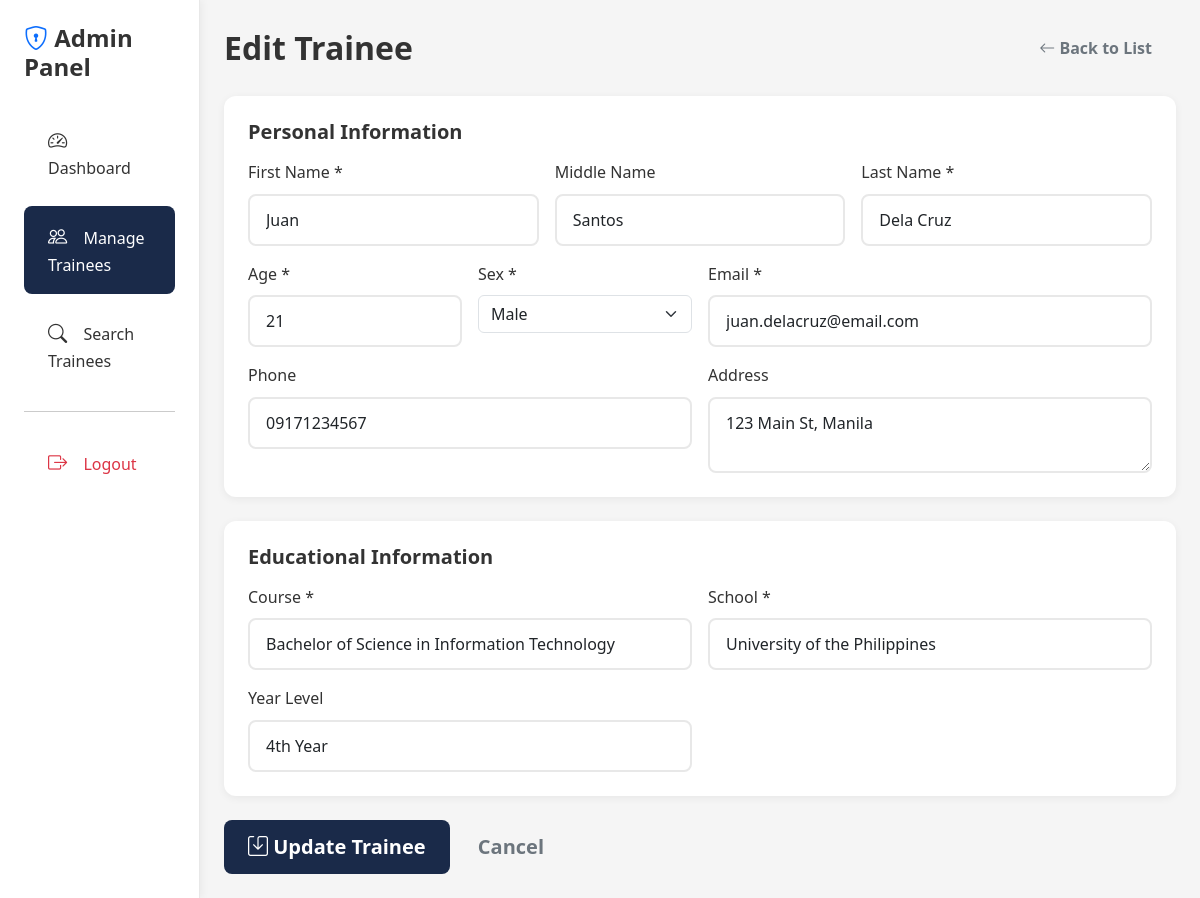
The app's page /admin/edit_trainee.php?id=1 (signed in) with its own data.
### tables this page shows
CREATE TABLE IF NOT EXISTS `trainees` (
  `id` int(11) NOT NULL AUTO_INCREMENT,
  `first_name` varchar(50) NOT NULL,
  `last_name` varchar(50) NOT NULL,
  `middle_name` varchar(50) DEFAULT NULL,
  `age` int(11) NOT NULL,
  `sex` enum('Male','Female') NOT NULL,
  `email` varchar(100) NOT NULL,
  `phone` varchar(20) DEFAULT NULL,
  `address` text DEFAULT NULL,
  `course` varchar(100) NOT NULL,
  `school` varchar(150) NOT NULL,
  `year_level` varchar(20) DEFAULT NULL,
  `created_at` timestamp NOT NULL DEFAULT CURRENT_TIMESTAMP,
  `updated_at` timestamp NOT NULL DEFAULT CURRENT_TIMESTAMP ON UPDATE CURRENT_TIMESTAMP,
  PRIMARY KEY (`id`),
  KEY `idx_name` (`last_name`, `first_name`),
  KEY `idx_course` (`course`),
  KEY `idx_school` (`school`)
);

### admin/edit_trainee.php (the view, shortened to what this page needs)
<?php
require_once '../includes/config.php';
$trainee_id = (int)$_GET['id'];
$stmt = mysqli_prepare($conn, "SELECT * FROM trainees WHERE id = ?");
mysqli_stmt_bind_param($stmt, "i", $trainee_id);
mysqli_stmt_execute($stmt);
$trainee = mysqli_fetch_assoc(mysqli_stmt_get_result($stmt));
?>
<!DOCTYPE html>
<html lang="en">
<head>
    <link href="https://cdn.jsdelivr.net/npm/bootstrap@5.3.0/dist/css/bootstrap.min.css" rel="stylesheet">
    <link rel="stylesheet" href="https://cdn.jsdelivr.net/npm/bootstrap-icons@1.11.0/font/bootstrap-icons.css">
    <link rel="stylesheet" href="../assets/css/style.css">
</head>
<body class="dashboard-page">
    <div class="container-fluid">
        <div class="row">
            <div class="col-md-3 col-lg-2 px-0 sidebar">
                <div class="p-4">
                    <h4 class="fw-bold mb-4">
                        <i class="bi bi-shield-lock text-primary"></i> Admin Panel
                    </h4>
                    <nav class="nav flex-column">
                        <a class="nav-link" href="index.php">
                            <i class="bi bi-speedometer2"></i> Dashboard
                        </a>
                        <a class="nav-link active" href="trainees.php">
                            <i class="bi bi-people"></i> Manage Trainees
                        </a>
                        <a class="nav-link" href="search.php">
                            <i class="bi bi-search"></i> Search Trainees
                        </a>
                        <hr>
                        <a class="nav-link text-danger" href="../logout.php">
                            <i class="bi bi-box-arrow-right"></i> Logout
                        </a>
                    </nav>
                </div>
            </div>
            <div class="col-md-9 col-lg-10 px-4 py-4">
                <div class="d-flex justify-content-between align-items-center mb-4">
                    <h2 class="fw-bold mb-0">Edit Trainee</h2>
                    <a href="trainees.php" class="btn btn-outline-secondary">
                        <i class="bi bi-arrow-left"></i> Back to List
                    </a>
                </div>
                <form method="POST" action="" class="needs-validation" novalidate>
                    <div class="row g-4">
                        <div class="col-12">
                            <div class="table-card">
                                <h5 class="fw-bold mb-3">Personal Information</h5>
                                <div class="row g-3">
                                    <div class="col-md-4">
                                        <label for="first_name" class="form-label">First Name *</label>
                                        <input type="text" class="form-control" id="first_name" name="first_name" value="<?php echo htmlspecialchars($trainee['first_name']); ?>" required>
                                    </div>
                                    <div class="col-md-4">
                                        <label for="middle_name" class="form-label">Middle Name</label>
                                        <input type="text" class="form-control" id="middle_name" name="middle_name" value="<?php echo htmlspecialchars($trainee['middle_name'] ?? ''); ?>">
                                    </div>
                                    <div class="col-md-4">
                                        <label for="last_name" class="form-label">Last Name *</label>
                                        <input type="text" class="form-control" id="last_name" name="last_name" value="<?php echo htmlspecialchars($trainee['last_name']); ?>" required>
                                    </div>
                                    <div class="col-md-3">
                                        <label for="age" class="form-label">Age *</label>
                                        <input type="number" class="form-control" id="age" name="age" min="16" max="100" value="<?php echo $trainee['age']; ?>" required>
                                    </div>
                                    <div class="col-md-3">
                                        <label for="sex" class="form-label">Sex *</label>
                                        <select class="form-select" id="sex" name="sex" required>
                                            <option value="Male" <?php echo $trainee['sex'] === 'Male' ? 'selected' : ''; ?>>Male</option>
                                        </select>
                                    </div>
                                    <div class="col-md-6">
                                        <label for="email" class="form-label">Email *</label>
                                        <input type="email" class="form-control" id="email" name="email" value="<?php echo htmlspecialchars($trainee['email']); ?>" required>
                                    </div>
                                    <div class="col-md-6">
                                        <label for="phone" class="form-label">Phone</label>
                                        <input type="tel" class="form-control" id="phone" name="phone" value="<?php echo htmlspecialchars($trainee['phone'] ?? ''); ?>">
                                    </div>
                                    <div class="col-md-6">
                                        <label for="address" class="form-label">Address</label>
                                        <textarea class="form-control" id="address" name="address" rows="2"><?php echo htmlspecialchars($trainee['address'] ?? ''); ?></textarea>
                                    </div>
                                </div>
                            </div>
                        </div>
                        <div class="col-12">
                            <div class="table-card">
                                <h5 class="fw-bold mb-3">Educational Information</h5>
                                <div class="row g-3">
                                    <div class="col-md-6">
                                        <label for="course" class="form-label">Course *</label>
                                        <input type="text" class="form-control" id="course" name="course" value="<?php echo htmlspecialchars($trainee['course']); ?>" required>
                                    </div>
                                    <div class="col-md-6">
                                        <label for="school" class="form-label">School *</label>
                                        <input type="text" class="form-control" id="school" name="school" value="<?php echo htmlspecialchars($trainee['school']); ?>" required>
                                    </div>
                                    <div class="col-md-6">
                                        <label for="year_level" class="form-label">Year Level</label>
                                        <input type="text" class="form-control" id="year_level" name="year_level" value="<?php echo htmlspecialchars($trainee['year_level'] ?? ''); ?>">
                                    </div>
                                </div>
                            </div>
                        </div>
                        <div class="col-12">
                            <button type="submit" class="btn btn-primary btn-lg">
                                <i class="bi bi-save"></i> Update Trainee
                            </button>
                            <a href="trainees.php" class="btn btn-outline-secondary btn-lg">Cancel</a>
                        </div>
                    </div>
                </form>
            </div>
        </div>
    </div>
</body>
</html>

### assets/css/style.css (style rules this page uses)
:root { --primary-navy: #1A2A49; --secondary-steel: #3B7C9C; --accent-teal: #5AA6A6; --success-green: #6AA84F; --warning-orange: #E29545; --text-charcoal: #333333; --bg-offwhite: #F5F5F5; --light-gray: #E8E8E8; --white: #FFFFFF; --danger-red: #C84B4B; }
* { margin: 0; padding: 0; box-sizing: border-box; }
body { font-family: 'Segoe UI', Tahoma, Geneva, Verdana, sans-serif; background: var(--bg-offwhite); min-height: 100vh; color: var(--text-charcoal); line-height: 1.6; }
.form-control { border: 2px solid var(--light-gray); border-radius: 8px; padding: 0.75rem 1rem; transition: all 0.3s ease; }
.btn { border-radius: 8px; padding: 0.75rem 1.5rem; font-weight: 600; transition: all 0.3s ease; border: none; }
.btn-primary { background: var(--primary-navy); color: white; }
.dashboard-page { background: var(--bg-offwhite); min-height: 100vh; }
.sidebar { background: var(--white); min-height: 100vh; box-shadow: 2px 0 8px rgba(0, 0, 0, 0.05); border-right: 1px solid var(--light-gray); }
.sidebar .nav-link { color: var(--text-charcoal); padding: 1rem 1.5rem; border-radius: 8px; margin: 0.25rem 0; transition: all 0.3s ease; font-weight: 500; }
.sidebar .nav-link:hover, .sidebar .nav-link.active { background: var(--primary-navy); color: white; }
.sidebar .nav-link i { margin-right: 0.75rem; font-size: 1.2rem; }
.table-card { background: var(--white); border-radius: 12px; padding: 1.5rem; box-shadow: 0 2px 8px rgba(0, 0, 0, 0.06); }
a { color: var(--accent-teal); text-decoration: none; transition: color 0.3s ease; }

### records on screen
trainees: first_name "Juan", middle_name "Santos", last_name "Dela Cruz", age "21", sex "Male", email "juan.delacruz@email.com", phone "09171234567", address "123 Main St, Manila", course "Bachelor of Science in Information Technology", school "University of the Philippines", year_level "4th Year"
